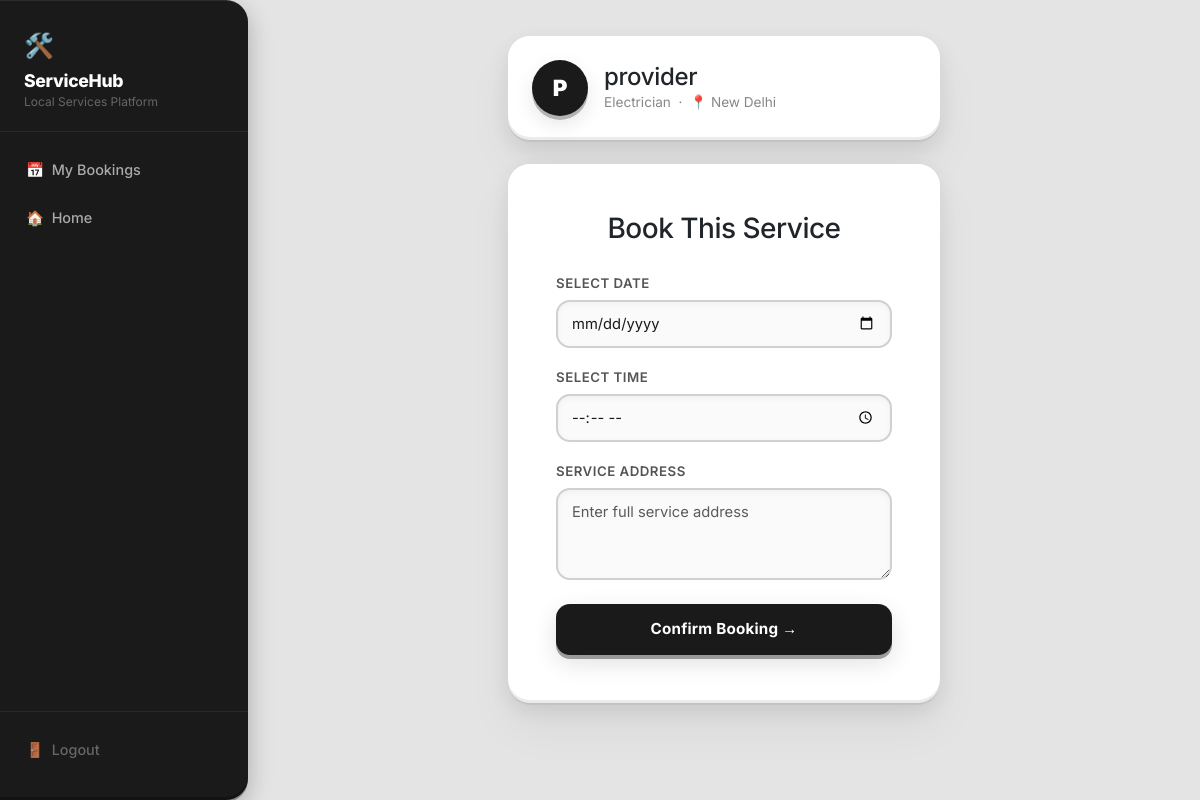
Page /book/2/ (signed in) on the committed database.
### services/models.py (models this page shows, shortened)
class ProviderProfile(models.Model):
    user = models.OneToOneField(
        settings.AUTH_USER_MODEL,
        on_delete=models.CASCADE
    )
    category = models.ForeignKey(Category, on_delete=models.SET_NULL, null=True, related_name='providers')
    experience = models.IntegerField()
    location = models.CharField(max_length=200)
    hourly_rate = models.DecimalField(max_digits=8, decimal_places=2)
    is_verified = models.BooleanField(default=False)

class Category(models.Model):
    name = models.CharField(max_length=100)
    description = models.TextField()
    slug = models.SlugField(max_length=100, unique=True, null=True, blank=True)
    image = models.ImageField(upload_to='categories/', blank=True, null=True)
    class Meta:
        verbose_name_plural = 'Categories'

### accounts/models.py (models this page shows)
class User(AbstractUser):
    ROLE_CHOICES = (
        ('customer','Customer'),
        ('provider','Provider')
    )
    role = models.CharField(max_length=20, choices=ROLE_CHOICES)
    phone = models.CharField(max_length=15)

### services/views.py (the view, shortened to what this page needs)
# urls.py: path('book/<int:provider_id>/', book_provider, name='book_provider'),
@login_required
def book_provider(request, provider_id):
    if request.user.role != 'customer':
        return redirect('home')
    provider = get_object_or_404(ProviderProfile, id=provider_id)
    return render(request, 'book_provider.html', {
        'provider': provider
    })

### templates/book_provider.html (shortened to what this page needs)
{% extends 'base.html' %}
{% block content %}
<div class="row justify-content-center">
    <div class="col-md-7 col-lg-6">
        <div class="card p-4 mb-4">
            <div class="d-flex align-items-center gap-3">
                <div class="provider-badge">{{ provider.user.username|first|upper }}</div>
                <div>
                    <h4 class="fw-black mb-0" style="letter-spacing:-0.3px;">{{ provider.user.username }}</h4>
                    <p class="mb-0" style="color:var(--muted); font-size:0.85rem;">
                        {{ provider.category.name }} &nbsp;·&nbsp; 📍 {{ provider.location }}
                    </p>
                </div>
            </div>
        </div>
        <div class="card p-5">
            <h3 class="fw-black mb-4 text-center" style="letter-spacing:-0.5px;">Book This Service</h3>
            <form method="post">
                <div class="mb-3">
                    <label class="form-label">Select Date</label>
                    <input type="date" name="date" class="form-control" required>
                </div>
                <div class="mb-3">
                    <label class="form-label">Select Time</label>
                    <input type="time" name="time" class="form-control" required>
                </div>
                <div class="mb-4">
                    <label class="form-label">Service Address</label>
                    <textarea name="address" class="form-control" rows="3" placeholder="Enter full service address"
                        required></textarea>
                </div>
                <button type="submit" class="btn-book">Confirm Booking →</button>
            </form>
        </div>
    </div>
</div>
{% endblock %}

### templates/base.html (style rules this page uses)
:root { --bg: #e4e4e4; --surface: #ffffff; --dark: #1a1a1a; --dark2: #2e2e2e; --mid: #555555; --muted: #888888; --border: #d0d0d0; --sidebar-w: 248px; --clay-shadow: 0 2px 0 rgba(0, 0, 0, 0.06), 0 8px 20px rgba(0, 0, 0, 0.08), 0 24px 48px rgba(0, 0, 0, 0.05), inset 0 -3px 0 rgba(0, 0, 0, 0.08), inset 0 1px 0 rgba(255, 255, 255, 0.85); --clay-shadow-dark: 0 2px 0 rgba(0, 0, 0, 0.3), 0 8px 24px rgba(0, 0, 0, 0.25), inset 0 -3px 0 rgba(0, 0, 0, 0.3), inset 0 1px 0 rgba(255, 255, 255, 0.08); --clay-radius: 22px; --clay-radius-sm: 14px; }
* { box-sizing: border-box; }
body { font-family: 'Inter', sans-serif; background-color: var(--bg); margin: 0; color: var(--dark); }
.card { background: var(--surface); border: none; border-radius: var(--clay-radius); box-shadow: var(--clay-shadow); }
.form-control, .form-select { border-radius: var(--clay-radius-sm); border: 2px solid var(--border); padding: 11px 14px; font-size: 0.92rem; background: #fafafa; box-shadow: inset 0 2px 6px rgba(0, 0, 0, 0.04); transition: all 0.2s; color: var(--dark); }

### templates/book_provider.html (style rules this page uses)
.form-label { font-weight: 600; font-size: 0.83rem; color: var(--mid); text-transform: uppercase; letter-spacing: 0.5px; margin-bottom: 6px; }
.btn-book { width: 100%; background: var(--dark); color: white; border: none; border-radius: var(--clay-radius-sm); padding: 14px; font-size: 0.95rem; font-weight: 700; cursor: pointer; box-shadow: 0 4px 0 rgba(0, 0, 0, 0.35), 0 8px 24px rgba(0, 0, 0, 0.12); transition: all 0.15s; letter-spacing: 0.2px; }
.provider-badge { background: var(--dark); color: white; width: 56px; height: 56px; border-radius: 50%; display: flex; align-items: center; justify-content: center; font-size: 1.4rem; font-weight: 900; box-shadow: 0 4px 0 rgba(0, 0, 0, 0.25), 0 8px 20px rgba(0, 0, 0, 0.1); flex-shrink: 0; }

### rows in the picture
ProviderProfile: user.username|first "P", user.username "provider", category.name "Electrician", location "New Delhi"
